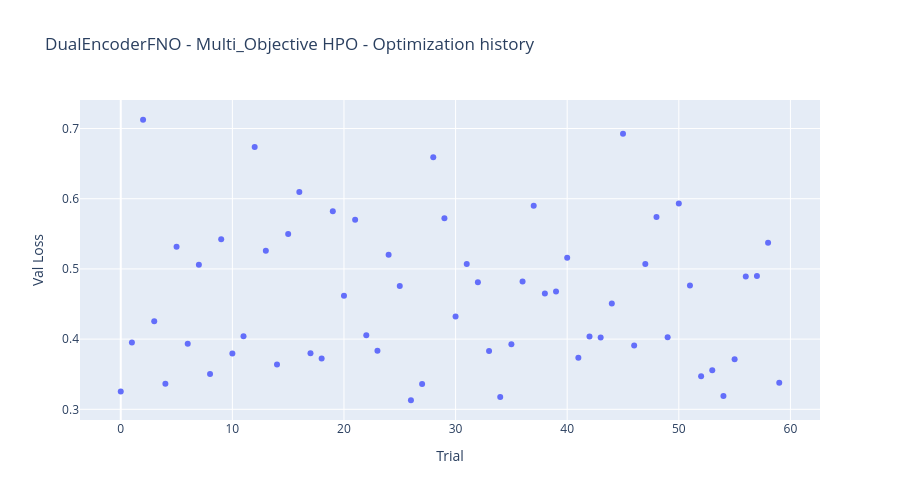

Write notebook code for a chart like this one.
### Markdown cell above
**Observations:**
- As parameters increase, validation loss decreases.
- A compromise between precision and number of parameters can be found at the knee of the Pareto curve with losses around 0.20 and number of parameters between 2 and 4 millons.

### Code cell
fig_history = vis.plot_optimization_history(
    study, 
    target=lambda t: t.values[0],
    target_name="Val Loss"
)
fig_history.update_layout(title="DualEncoderFNO - Multi_Objective HPO - Optimization history", height=500)
fig_history.show()

html_path = cfg.hpo_dir / "rve2_hpo_opt_history.html"
fig_history.write_html(str(html_path))
print("✅ Optimization History saved")

### Figure 1 — Plotly figure (JSON) as saved in the notebook; plotly's stock layout.template omitted (floating-point values rounded to 4 significant figures)
{"data": [{"mode": "markers", "name": "Val Loss", "type": "scatter", "x": [0, 1, 2, 3, 4, 5, 6, 7, 8, 9, 10, 11, 12, 13, 14, 15, 16, 17, 18, 19, 20, 21, 22, 23, 24, 25, 26, 27, 28, 29, 30, 31, 32, 33, 34, 35, 36, 37, 38, 39, 40, 41, 42, 43, 44, 45, 46, 47, 48, 49, 50, 51, 52, 53, 54, 55, 56, 57, 58, 59], "y": [0.3252, 0.3952, 0.7125, 0.4255, 0.3365, 0.5317, 0.3935, 0.5061, 0.3504, 0.5422, 0.3796, 0.4042, 0.6736, 0.5258, 0.3639, 0.5498, 0.6098, 0.3799, 0.3725, 0.5821, 0.4619, 0.5699, 0.4056, 0.3835, 0.5203, 0.4757, 0.3129, 0.336, 0.6591, 0.5721, 0.4323, 0.5069, 0.4809, 0.3831, 0.3176, 0.3927, 0.482, 0.5899, 0.4648, 0.4678, 0.5161, 0.3734, 0.4036, 0.4024, 0.4508, 0.6927, 0.3908, 0.5069, 0.5739, 0.4028, 0.5932, 0.4763, 0.3471, 0.3556, 0.319, 0.3712, 0.4893, 0.4898, 0.5372, 0.3378]}, {"marker": {"color": "#cccccc"}, "mode": "markers", "name": "Infeasible Trial", "showlegend": false, "type": "scatter", "x": [], "y": []}], "layout": {"height": 500, "title": {"text": "DualEncoderFNO - Multi_Objective HPO - Optimization history"}, "xaxis": {"title": {"text": "Trial"}}, "yaxis": {"title": {"text": "Val Loss"}}}}
